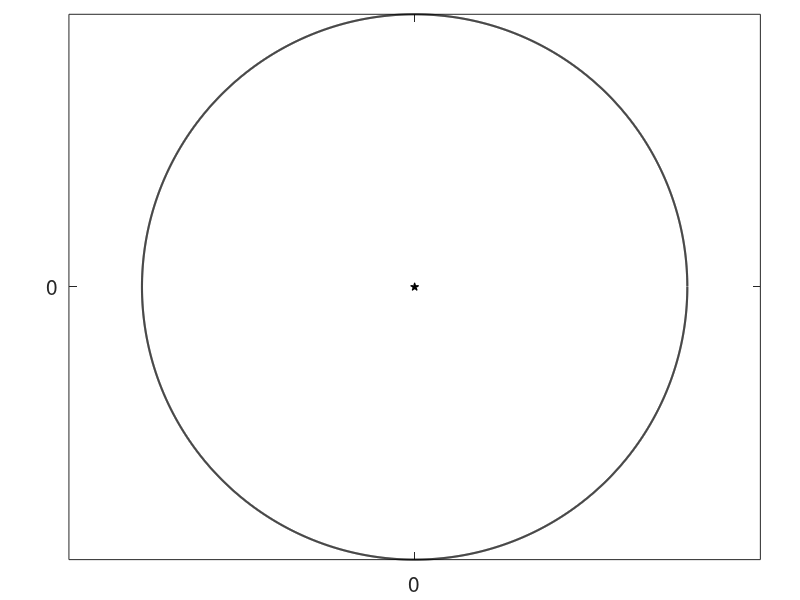
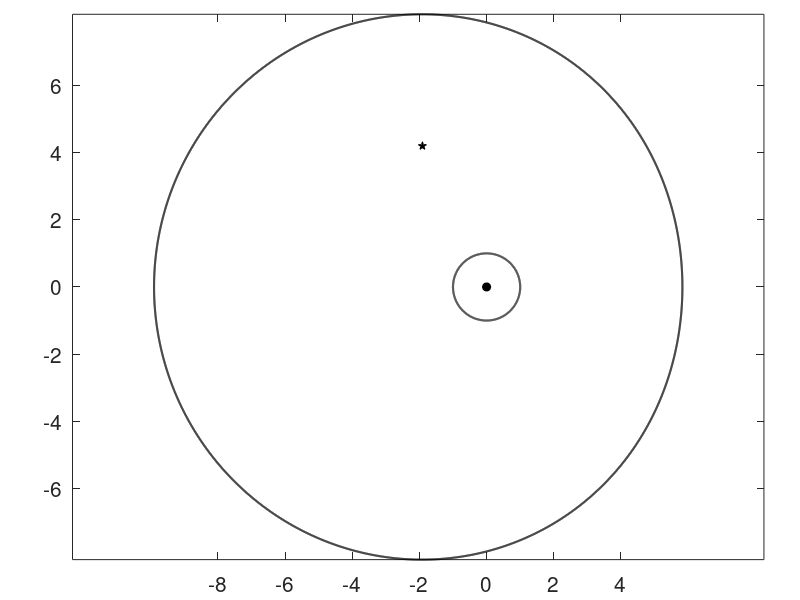
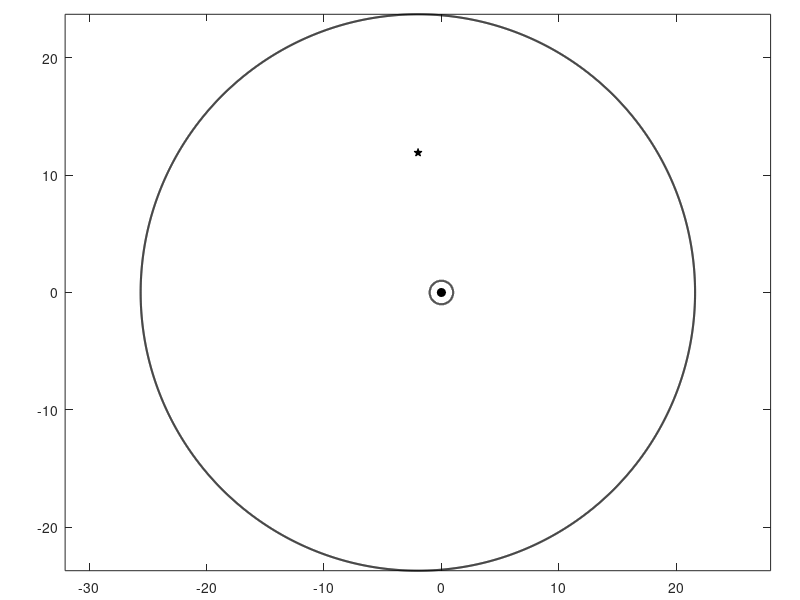

Write the MATLAB code that produced these figures, in order.
clc
clear
%
n        =   2^12
t        =  (0:2*pi/n:2*pi-2*pi/n).';
r        =   0.5;
%
et          =  0.25*r.*exp(-i.*t);
alpha       =  0;
figure
plot(real(et),imag(et),'k','LineWidth',1.5)
hold on
plot(real(alpha),imag(alpha),'pk','markerFaceColor','k')
set(gca,'XTick',[-0.5:0.5:0.5],'FontSize',15);
set(gca,'YTick',[-0.5:0.5:0.5]);
axis equal
% axis([-0.5  0.5 -0.5  0.5])
set(gca,'LooseInset',get(gca,'TightInset'))
% print -depsc LHEcap_int_clog
%
Phi1    = @(z,r)(z./r);
Phi1p   = @(z,r)(z-z+1./r);
Phi2    = @(z)(0.25.*(z+1./z)+0.5);
Phi2v   = @(z)((2.*z-1).*(1+sqrt(1-1./(2.*z-1).^2)));
Phi2vp  = @(z)(4./(1-1./(Phi2v(z).^2)));

et(1:n,1)      =     exp(i.*t);
zet(1:n,1)     =  Phi2v(Phi1(et(1:n,1),r));
zet(n+1:2*n,1)  =    exp(-i.*t);
alpha           =  Phi2v(Phi1(0.5i,r));
z2              =  0;
figure
crv=zet(1:n); crv(n+1)=crv(1);
plot(real(crv),imag(crv),'k','LineWidth',1.5)
hold on
crv=zet(n+1:2*n); crv(n+1)=crv(1);
plot(real(crv),imag(crv),'k','LineWidth',1.5)
plot(real(alpha),imag(alpha),'pk','markerFaceColor','k')
plot(real(z2),imag(z2),'ok','markerFaceColor','k')
set(gca,'XTick',[-8:2:4],'FontSize',15);
set(gca,'YTick',[-6:2:6]);
axis equal
% axis([-8 4 -6 6])
set(gca,'LooseInset',get(gca,'TightInset'))
%
r        =   0.99;
Phi4    = @(z,tau)(z./tau);
Phi4p   = @(z,tau)(z-z+1./tau);
Phi2    = @(z)(0.25.*(z+1./z)+0.5);
Phi2v   = @(z)((2.*z-1).*(1+sqrt(1-1./(2.*z-1).^2)));
Phi2vp  = @(z)(4./(1-1./(Phi2v(z).^2)));

tau             = (r^2)/(2+r^2+2*sqrt(1+r^2));

et(1:n,1)       =     exp(i.*t);
zet(1:n,1)      =  Phi2v(Phi4(et(1:n,1),tau));
zet(n+1:2*n,1)  =    exp(-i.*t);
alpha           =  Phi2v(Phi4(0.5i,tau));
z2              =  0;

figure
crv=zet(1:n); crv(n+1)=crv(1);
plot(real(crv),imag(crv),'k','LineWidth',1.5)
hold on
crv=zet(n+1:2*n); crv(n+1)=crv(1);
plot(real(crv),imag(crv),'k','LineWidth',1.5)
plot(real(alpha),imag(alpha),'pk','markerFaceColor','k')
plot(real(z2),imag(z2),'ok','markerFaceColor','k')
axis equal
% axis([-2.5 2 -3.5 1])
set(gca,'LooseInset',get(gca,'TightInset'))
% 